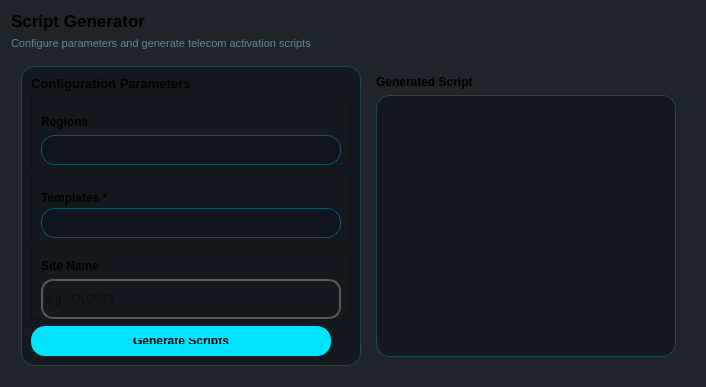
               <widget class="QWidget" name="generator_page">
                <property name="sizePolicy">
                 <sizepolicy hsizetype="Preferred" vsizetype="Preferred">
                  <horstretch>0</horstretch>
                  <verstretch>0</verstretch>
                 </sizepolicy>
                </property>
                <property name="styleSheet">
                 <string notr="true">background-color:#1f232a;</string>
                </property>
                <layout class="QVBoxLayout" name="verticalLayout_31">
                 <item alignment="Qt::AlignTop">
                  <widget class="QLabel" name="label_11">
                   <property name="sizePolicy">
                    <sizepolicy hsizetype="Preferred" vsizetype="Fixed">
                     <horstretch>0</horstretch>
                     <verstretch>0</verstretch>
                    </sizepolicy>
                   </property>
                   <property name="minimumSize">
                    <size>
                     <width>0</width>
                     <height>0</height>
                    </size>
                   </property>
                   <property name="maximumSize">
                    <size>
                     <width>16777215</width>
                     <height>100</height>
                    </size>
                   </property>
                   <property name="font">
                    <font>
                     <family>Segoe UI</family>
                     <pointsize>13</pointsize>
                     <weight>75</weight>
                     <bold>true</bold>
                    </font>
                   </property>
                   <property name="text">
                    <string>Script Generator</string>
                   </property>
                   <property name="alignment">
                    <set>Qt::AlignLeading|Qt::AlignLeft|Qt::AlignTop</set>
                   </property>
                  </widget>
                 </item>
                 <item>
                  <widget class="QLabel" name="label_23">
                   <property name="sizePolicy">
                    <sizepolicy hsizetype="Preferred" vsizetype="Fixed">
                     <horstretch>0</horstretch>
                     <verstretch>0</verstretch>
                    </sizepolicy>
                   </property>
                   <property name="minimumSize">
                    <size>
                     <width>0</width>
                     <height>10</height>
                    </size>
                   </property>
                   <property name="maximumSize">
                    <size>
                     <width>16777215</width>
                     <height>25</height>
                    </size>
                   </property>
                   <property name="font">
                    <font>
                     <family>Segoe UI</family>
                     <pointsize>8</pointsize>
                     <weight>50</weight>
                     <bold>false</bold>
                    </font>
                   </property>
                   <property name="text">
                    <string>&lt;html&gt;&lt;head/&gt;&lt;body&gt;&lt;p&gt;&lt;span style=&quot; color:#5d899d;&quot;&gt;Configure parameters and generate telecom activation scripts&lt;/span&gt;&lt;/p&gt;&lt;/body&gt;&lt;/html&gt;</string>
                   </property>
                  </widget>
                 </item>
                 <item>
                  <widget class="QFrame" name="frame_23">
                   <property name="sizePolicy">
                    <sizepolicy hsizetype="Minimum" vsizetype="Expanding">
                     <horstretch>0</horstretch>
                     <verstretch>0</verstretch>
                    </sizepolicy>
                   </property>
                   <property name="minimumSize">
                    <size>
                     <width>0</width>
                     <height>0</height>
                    </size>
                   </property>
                   <property name="styleSheet">
                    <string notr="true">background-color: transparent;</string>
                   </property>
                   <property name="frameShape">
                    <enum>QFrame::StyledPanel</enum>
                   </property>
                   <property name="frameShadow">
                    <enum>QFrame::Raised</enum>
                   </property>
                   <layout class="QHBoxLayout" name="horizontalLayout_32">
                    <item>
                     <widget class="QFrame" name="frame_12">
                      <property name="sizePolicy">
                       <sizepolicy hsizetype="Fixed" vsizetype="Maximum">
                        <horstretch>0</horstretch>
                        <verstretch>0</verstretch>
                       </sizepolicy>
                      </property>
                      <property name="minimumSize">
                       <size>
                        <width>300</width>
                        <height>300</height>
                       </size>
                      </property>
                      <property name="styleSheet">
                       <string notr="true">QFrame{
	background-color: rgb(20, 24, 31);
}
QFrame#frame_12{
	border-radius: 14px;
    border: 1px solid rgba(0, 255, 255, 0.2);
}</string>
                      </property>
                      <property name="frameShape">
                       <enum>QFrame::StyledPanel</enum>
                      </property>
                      <property name="frameShadow">
                       <enum>QFrame::Raised</enum>
                      </property>
                      <layout class="QVBoxLayout" name="verticalLayout_7">
                       <item>
                        <widget class="QLabel" name="label_16">
                         <property name="sizePolicy">
                          <sizepolicy hsizetype="Maximum" vsizetype="Maximum">
                           <horstretch>0</horstretch>
                           <verstretch>0</verstretch>
                          </sizepolicy>
                         </property>
                         <property name="font">
                          <font>
                           <family>Segoe UI</family>
                           <pointsize>10</pointsize>
                           <weight>75</weight>
                           <bold>true</bold>
                          </font>
                         </property>
                         <property name="text">
                          <string>Configuration Parameters</string>
                         </property>
                        </widget>
                       </item>
                       <item>
                        <widget class="QFrame" name="regionFrame">
                         <property name="sizePolicy">
                          <sizepolicy hsizetype="Fixed" vsizetype="Fixed">
                           <horstretch>0</horstretch>
                           <verstretch>0</verstretch>
                          </sizepolicy>
                         </property>
                         <property name="frameShape">
                          <enum>QFrame::StyledPanel</enum>
                         </property>
                         <property name="frameShadow">
                          <enum>QFrame::Raised</enum>
                         </property>
                         <layout class="QVBoxLayout" name="verticalLayout_41">
                          <item>
                           <widget class="QLabel" name="regionLabel">
                            <property name="sizePolicy">
                             <sizepolicy hsizetype="Expanding" vsizetype="Maximum">
                              <horstretch>0</horstretch>
                              <verstretch>0</verstretch>
                             </sizepolicy>
                            </property>
                            <property name="minimumSize">
                             <size>
                              <width>0</width>
                              <height>30</height>
                             </size>
                            </property>
                            <property name="font">
                             <font>
                              <family>Segoe UI</family>
                              <weight>75</weight>
                              <bold>true</bold>
                             </font>
                            </property>
                            <property name="text">
                             <string>Regions</string>
                            </property>
                           </widget>
                          </item>
                          <item>
                           <widget class="QComboBox" name="regionBox">
                            <property name="sizePolicy">
                             <sizepolicy hsizetype="Fixed" vsizetype="Fixed">
                              <horstretch>0</horstretch>
                              <verstretch>0</verstretch>
                             </sizepolicy>
                            </property>
                            <property name="minimumSize">
                             <size>
                              <width>300</width>
                              <height>30</height>
                             </size>
                            </property>
                            <property name="styleSheet">
                             <string notr="true">/* COMBOBOX BASE */
QComboBox {
    background-color: rgba(15, 20, 30, 220);
    border: 1px solid rgba(0, 229, 255, 80);
    border-radius: 14px;
    padding: 8px 14px;
    color: #E6F9FF;
}

/* REMOVE DEFAULT ARROW */
QComboBox::drop-down {
    border: none;
}

/* DROPDOWN LIST */
QComboBox QAbstractItemView {
    background-color: rgba(10, 14, 20, 245);
    border-radius: 14px;
    padding: 6px;
    selection-background-color: rgba(0, 229, 255, 60);
    outline: none;
}

/* INDIVIDUAL ITEMS */
QComboBox QAbstractItemView::item {
    height: 36px;
    border-radius: 10px;
    padding-left: 12px;
    color: #E6F9FF;
}

/* HOVER EFFECT */
QComboBox QAbstractItemView::item:hover {
    background-color: rgba(0, 229, 255, 50);
}

/* SELECTED ITEM */
QComboBox QAbstractItemView::item:selected {
    background-color: rgba(0, 229, 255, 80);
}
</string>
                            </property>
                            <property name="editable">
                             <bool>true</bool>
                            </property>
                            <property name="placeholderText">
                             <string extracomment="Select Region">Select Region</string>
                            </property>
                            <item>
                             <property name="text">
                              <string>Asaba</string>
                             </property>
                            </item>
                            <item>
                             <property name="text">
                              <string>Enugu</string>
                             </property>
                            </item>
                            <item>
                             <property name="text">
                              <string>Kano</string>
                             </property>
                            </item>
                            <item>
                             <property name="text">
                              <string>Owerri</string>
                             </property>
                            </item>
                           </widget>
                          </item>
                         </layout>
                        </widget>
                       </item>
                       <item>
                        <widget class="QFrame" name="tempFrame">
                         <property name="sizePolicy">
                          <sizepolicy hsizetype="Fixed" vsizetype="Fixed">
                           <horstretch>0</horstretch>
                           <verstretch>0</verstretch>
                          </sizepolicy>
                         </property>
                         <property name="frameShape">
                          <enum>QFrame::StyledPanel</enum>
                         </property>
                         <property name="frameShadow">
                          <enum>QFrame::Raised</enum>
                         </property>
                         <layout class="QVBoxLayout" name="verticalLayout_46">
                          <property name="spacing">
                           <number>0</number>
                          </property>
                          <item>
                           <widget class="QLabel" name="tempLabel">
                            <property name="sizePolicy">
                             <sizepolicy hsizetype="Expanding" vsizetype="Maximum">
                              <horstretch>0</horstretch>
                              <verstretch>0</verstretch>
                             </sizepolicy>
                            </property>
                            <property name="minimumSize">
                             <size>
                              <width>0</width>
                              <height>30</height>
                             </size>
                            </property>
                            <property name="font">
                             <font>
                              <family>Segoe UI</family>
                              <weight>75</weight>
                              <bold>true</bold>
                             </font>
                            </property>
                            <property name="text">
                             <string>Templates *</string>
                            </property>
                           </widget>
                          </item>
                          <item>
                           <widget class="QComboBox" name="tempBox">
                            <property name="sizePolicy">
                             <sizepolicy hsizetype="Fixed" vsizetype="Fixed">
                              <horstretch>0</horstretch>
                              <verstretch>0</verstretch>
                             </sizepolicy>
                            </property>
                            <property name="minimumSize">
                             <size>
                              <width>300</width>
                              <height>30</height>
                             </size>
                            </property>
                            <property name="styleSheet">
                             <string notr="true">/* COMBOBOX BASE */
QComboBox {
    background-color: rgba(15, 20, 30, 220);
    border: 1px solid rgba(0, 229, 255, 80);
    border-radius: 14px;
    padding: 8px 14px;
    color: #E6F9FF;
}

/* REMOVE DEFAULT ARROW */
QComboBox::drop-down {
    border: none;
}

/* DROPDOWN LIST */
QComboBox QAbstractItemView {
    background-color: rgba(10, 14, 20, 245);
    border-radius: 14px;
    padding: 6px;
    selection-background-color: rgba(0, 229, 255, 60);
    outline: none;
}

/* INDIVIDUAL ITEMS */
QComboBox QAbstractItemView::item {
    height: 36px;
    border-radius: 10px;
    padding-left: 12px;
    color: #E6F9FF;
}

/* HOVER EFFECT */
QComboBox QAbstractItemView::item:hover {
    background-color: rgba(0, 229, 255, 50);
}

/* SELECTED ITEM */
QComboBox QAbstractItemView::item:selected {
    background-color: rgba(0, 229, 255, 80);
}
</string>
                            </property>
                            <property name="editable">
                             <bool>true</bool>
                            </property>
                            <property name="placeholderText">
                             <string>Select template</string>
                            </property>
                            <item>
                             <property name="text">
                              <string>10G CP ML Scripts</string>
                             </property>
                            </item>
                            <item>
                             <property name="text">
                              <string>10G CS ML Scripts</string>
                             </property>
                            </item>
                            <item>
                             <property name="text">
                              <string>Aviat CP Scripts</string>
                             </property>
                            </item>
                            <item>
                             <property name="text">
                              <string>Aviat CS Scripts</string>
                             </property>
                            </item>
                            <item>
                             <property name="text">
                              <string>Router Scripts</string>
                             </property>
                            </item>
                           </widget>
                          </item>
                         </layout>
                        </widget>
                       </item>
                       <item>
                        <widget class="QFrame" name="siteFrame">
                         <property name="sizePolicy">
                          <sizepolicy hsizetype="Fixed" vsizetype="Fixed">
                           <horstretch>0</horstretch>
                           <verstretch>0</verstretch>
                          </sizepolicy>
                         </property>
                         <property name="frameShape">
                          <enum>QFrame::StyledPanel</enum>
                         </property>
                         <property name="frameShadow">
                          <enum>QFrame::Raised</enum>
                         </property>
                         <layout class="QVBoxLayout" name="verticalLayout_40">
                          <item>
                           <widget class="QLabel" name="siteLabel">
                            <property name="sizePolicy">
                             <sizepolicy hsizetype="Expanding" vsizetype="Maximum">
                              <horstretch>0</horstretch>
                              <verstretch>0</verstretch>
                             </sizepolicy>
                            </property>
                            <property name="font">
                             <font>
                              <family>Segoe UI</family>
                              <weight>75</weight>
                              <bold>true</bold>
                             </font>
                            </property>
                            <property name="text">
                             <string>Site Name</string>
                            </property>
                           </widget>
                          </item>
                          <item>
                           <widget class="QLineEdit" name="sitename">
                            <property name="sizePolicy">
                             <sizepolicy hsizetype="Minimum" vsizetype="Fixed">
                              <horstretch>0</horstretch>
                              <verstretch>0</verstretch>
                             </sizepolicy>
                            </property>
                            <property name="minimumSize">
                             <size>
                              <width>300</width>
                              <height>40</height>
                             </size>
                            </property>
                            <property name="styleSheet">
                             <string notr="true">/* Combo box container */
#sitename {
    border: 2px solid rgb(88, 88, 88);
    border-radius: 12px;
}

/* Line edit inside combo box (placeholder text) */
#sitename QLineEdit {
    color: rgb(200, 200, 200);  /* light gray text for placeholder */
    padding-left: 6px;           /* optional: nice padding */
}
</string>
                            </property>
                            <property name="placeholderText">
                             <string>e.g., DL0033</string>
                            </property>
                           </widget>
                          </item>
                         </layout>
                        </widget>
                       </item>
                       <item>
                        <widget class="QPushButton" name="generateBtn">
                         <property name="sizePolicy">
                          <sizepolicy hsizetype="Fixed" vsizetype="Maximum">
                           <horstretch>0</horstretch>
                           <verstretch>0</verstretch>
                          </sizepolicy>
                         </property>
                         <property name="minimumSize">
                          <size>
                           <width>300</width>
                           <height>30</height>
                          </size>
                         </property>
                         <property name="font">
                          <font>
                           <family>Segoe UI</family>
                           <weight>75</weight>
                           <bold>true</bold>
                          </font>
                         </property>
                         <property name="styleSheet">
                          <string notr="true">QPushButton {
    background-color: #00E5FF;
    color: #000;
    border-radius: 14px;
    padding: 12px;
    font-weight: bold;
}

QPushButton:hover {
    background-color: #1FF7FF;
}

QPushButton:pressed {
    background-color: #00B8CC;
}
</string>
                         </property>
                         <property name="text">
                          <string>Generate Scripts</string>
                         </property>
                        </widget>
                       </item>
                      </layout>
                     </widget>
                    </item>
                    <item>
                     <widget class="QWidget" name="widget_5" native="true">
                      <property name="sizePolicy">
                       <sizepolicy hsizetype="Minimum" vsizetype="Maximum">
                        <horstretch>0</horstretch>
                        <verstretch>0</verstretch>
                       </sizepolicy>
                      </property>
                      <property name="minimumSize">
                       <size>
                        <width>0</width>
                        <height>300</height>
                       </size>
                      </property>
                      <layout class="QVBoxLayout" name="verticalLayout_45">
                       <item>
                        <widget class="QLabel" name="label_17">
                         <property name="sizePolicy">
                          <sizepolicy hsizetype="Preferred" vsizetype="Fixed">
                           <horstretch>0</horstretch>
                           <verstretch>0</verstretch>
                          </sizepolicy>
                         </property>
                         <property name="font">
                          <font>
                           <family>Segoe UI</family>
                           <weight>75</weight>
                           <bold>true</bold>
                          </font>
                         </property>
                         <property name="text">
                          <string>Generated Script</string>
                         </property>
                        </widget>
                       </item>
                       <item>
                        <widget class="QTextEdit" name="textEdit_2">
                         <property name="sizePolicy">
                          <sizepolicy hsizetype="Minimum" vsizetype="Minimum">
                           <horstretch>0</horstretch>
                           <verstretch>0</verstretch>
                          </sizepolicy>
                         </property>
                         <property name="minimumSize">
                          <size>
                           <width>300</width>
                           <height>250</height>
                          </size>
                         </property>
                         <property name="styleSheet">
                          <string notr="true">QWidget{
	background-color: rgb(20, 24, 31);
	border-radius: 14px;
    border: 1px solid rgba(0, 255, 255, 0.2);
}</string>
                         </property>
                        </widget>
                       </item>
                      </layout>
                     </widget>
                    </item>
                   </layout>
                  </widget>
                 </item>
                </layout>
               </widget>
